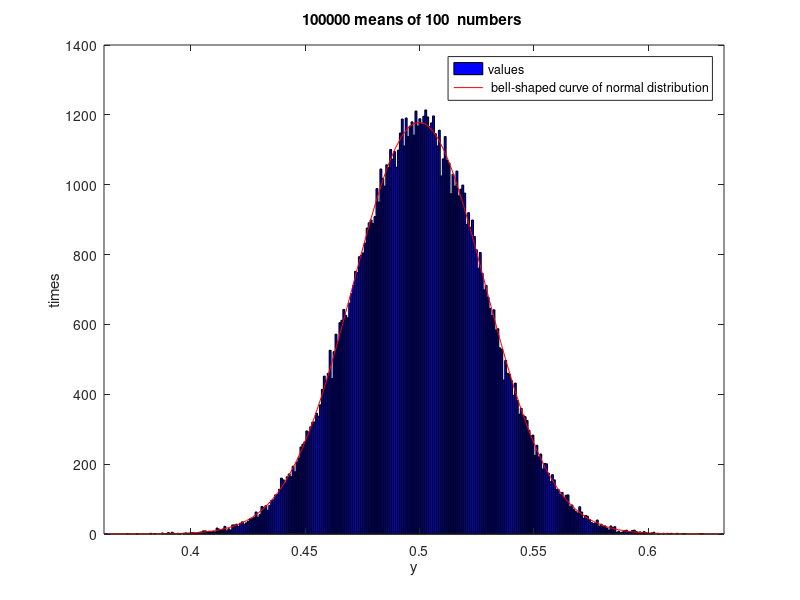

Source code (MATLAB):
clear;
clc;

n = 100;
N = 1e5;

X = rand(n,N);
Y = mean(X);

figure(1)
clf
histfit(Y)
xlabel('y')
ylabel('times')
legend('values',' bell-shaped curve of normal distribution')
title(sprintf('%1.0f means of %1.0f  numbers \n',N,n))